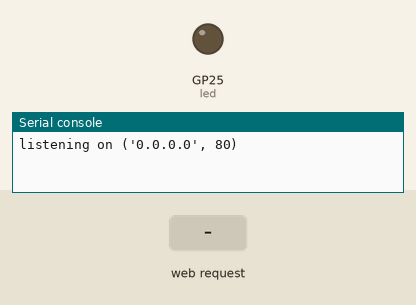
The program below on a simulated Raspberry Pi Pico running MicroPython. Parts: output pins drawn as LEDs (lit = HIGH), the last lines printed to the serial console. The test bench sets the inputs (shaded band). WiFi joins after 1.5 s; library files of the repository ran but are not shown: secrets.py.

Above: at 1.2 s.
1.3 s: HTTP request GET /light/on received
At 1.7 s:
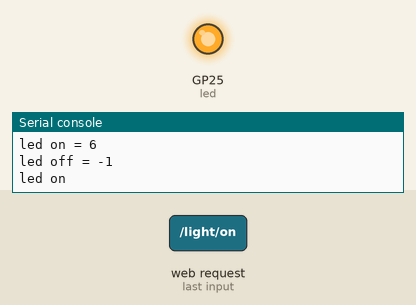
2.8 s: HTTP request GET /light/off received
At 4.0 s:
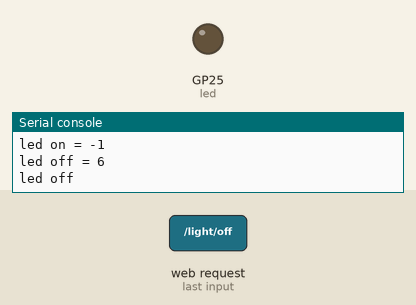
Timing chart, 0 to 5.8 s (numbered marks = the images above; inputs shaded):
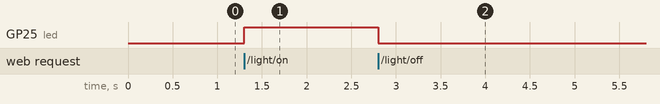

Measured:
- after the input at 1.3 s, GP25 (led): LOW → HIGH at once
- after the input at 2.8 s, GP25 (led): HIGH → LOW at once

The program:

testwifi.py
```python
import network
import socket
import secrets
import time
import machine
import uasyncio as asyncio

led = machine.Pin("LED", machine.Pin.OUT)

wlan = network.WLAN(network.STA_IF)
wlan.active(True)
wlan.connect(secrets.SSID, secrets.PASSWORD)


html = """<!DOCTYPE html>
<html>
    <head> <title>Pico W</title> </head>
    <body> <h1>Pico W</h1>
        <p>%s</p>
    </body>
</html>
"""

addr = socket.getaddrinfo('0.0.0.0', 80)[0][-1]

s = socket.socket()
try:
    s.bind(addr)
except:
    pass
s.listen(1)

print('listening on', addr)

# Listen for connections
while True:
    try:
        cl, addr = s.accept()
        print('client connected from', addr)
        request = cl.recv(1024)
        print(request)

        request = str(request)
        led_on = request.find('/light/on')
        led_off = request.find('/light/off')
        print( 'led on = ' + str(led_on))
        print( 'led off = ' + str(led_off))

        stateis = ' not defined (use /light/on or light/off'
        if led_on == 6:
            print("led on")
            led.value(1)
            stateis = "LED is ON"

        if led_off == 6:
            print("led off")
            led.value(0)
            stateis = "LED is OFF"

        response = html % stateis

        cl.send('HTTP/1.0 200 OK\r\nContent-type: text/html\r\n\r\n')
        cl.send(response)
        cl.close()

    except OSError as e:
        cl.close()
        print('connection closed')
```
